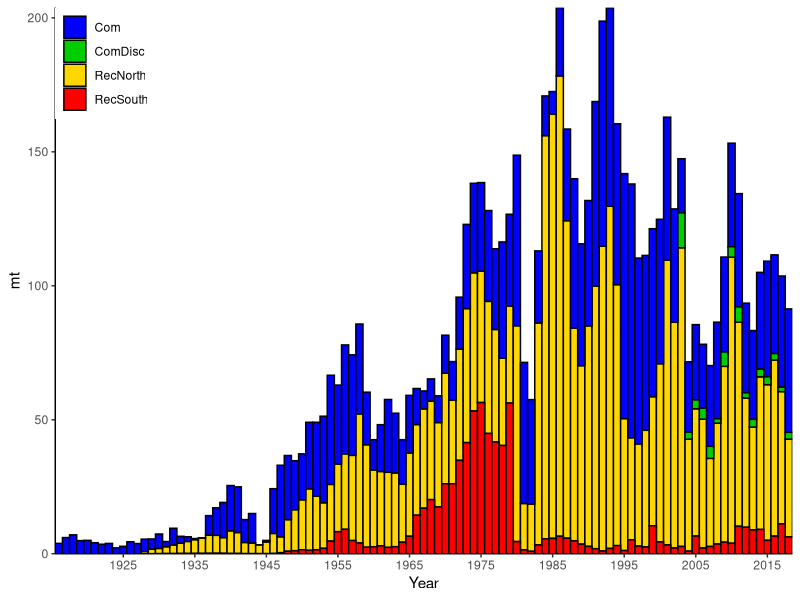
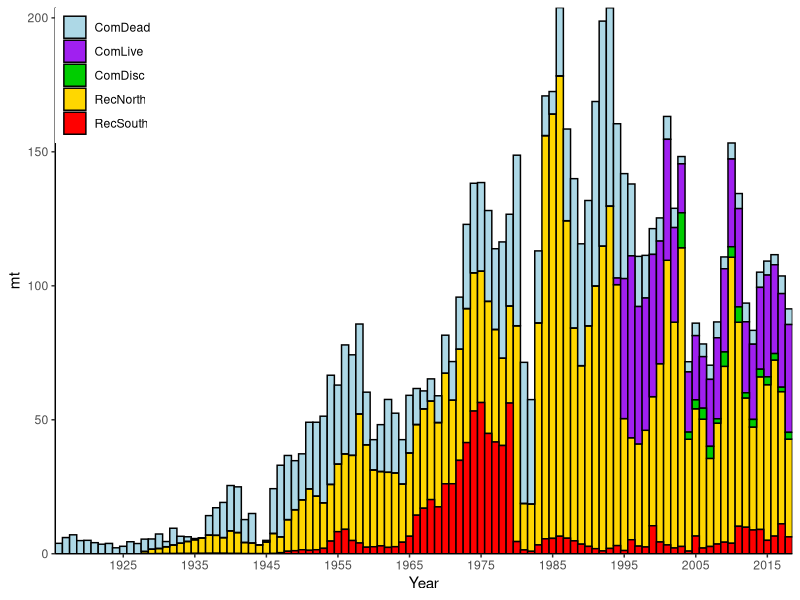
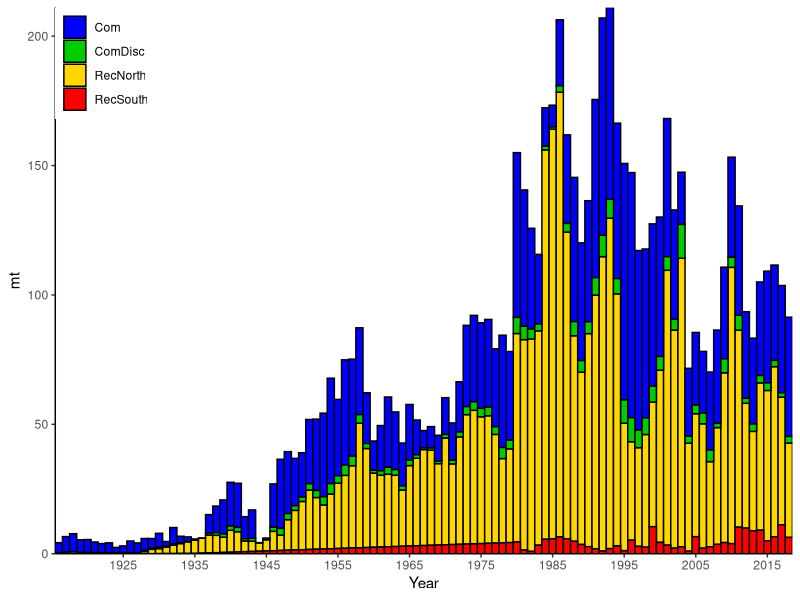
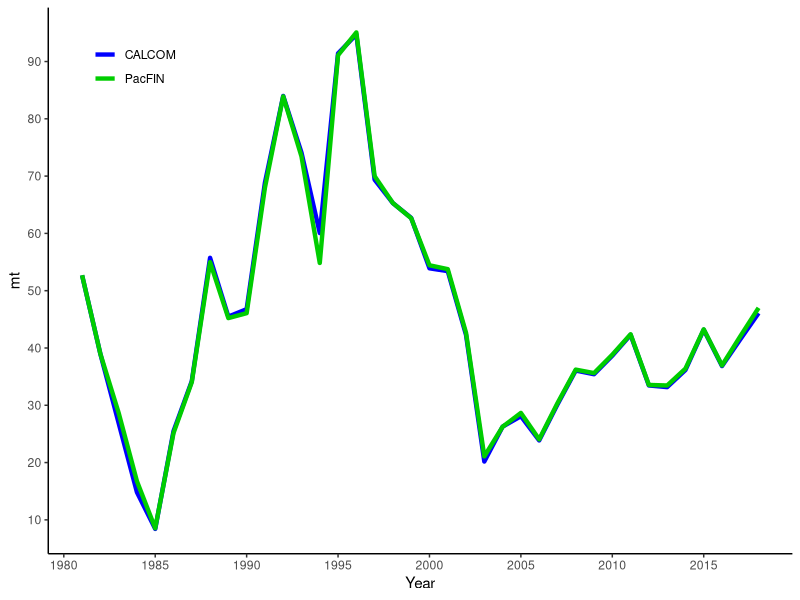
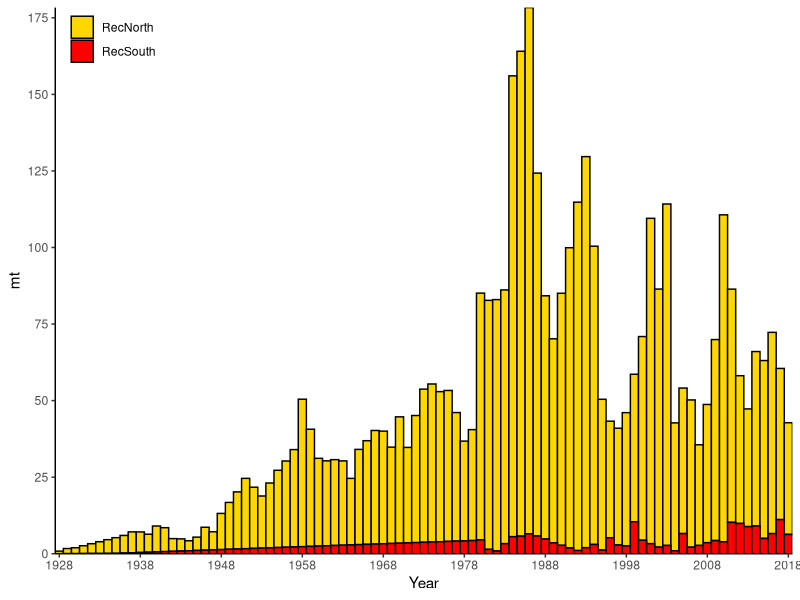
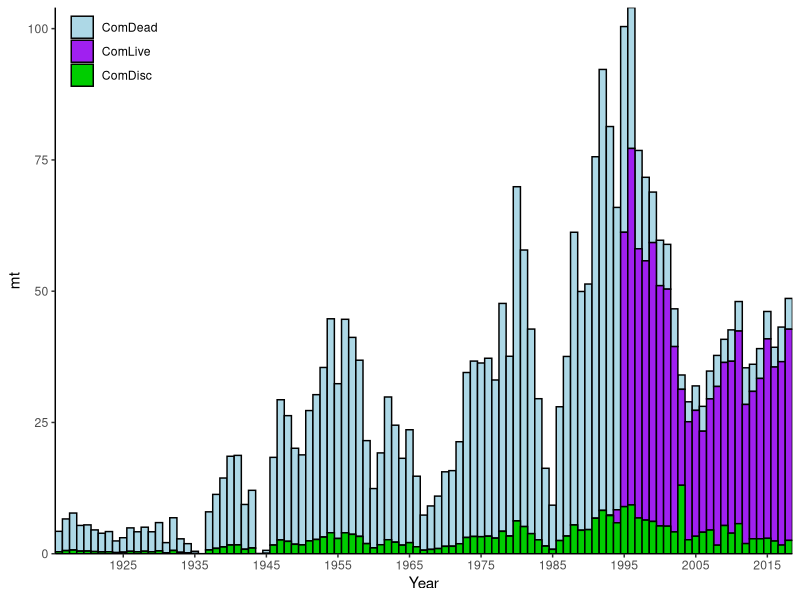

Here is the R script that generated these plots, in order:
library(ggplot2)
library(dplyr)
library(tidyr)
setwd('C:/GopherBlackYellow2019/txt_files')

catches = read.csv('Catch_stream_w_alts.csv',header=T)








#-----------------------------------------------------------------------------------
#bar plot of original catches
#-----------------------------------------------------------------------------------
catches_orig = catches %>%
               select(Year, RecNorth, RecSouthorig, Calcom, WCGOPdiscard) %>%
               rename(RecSouth = RecSouthorig, Com = Calcom, ComDisc = WCGOPdiscard) %>%
               gather(Source,mt,RecNorth:ComDisc) 
               


catches_orig$Source <- factor(catches_orig$Source, 
                              levels=c('Com','ComDisc',
                                       'RecNorth', 'RecSouth'))

out.dir = "C:/GopherBlackYellow2019/Figures/"
png(filename = paste0(out.dir,"Catches_original.png"),
    width = 6, height = 4, units = "in", pointsize = 12, res=300)
#x11()
ggplot(catches_orig, aes(x=Year, y=mt, fill=Source)) +
  geom_bar(stat="identity", width=1,colour="black") +
  theme(panel.grid.major = element_blank(), 
        panel.grid.minor = element_blank(),
        panel.background = element_blank(),
        panel.border = element_blank(),
        axis.line = element_line(colour = "black"),
      legend.justification = c(0, 1), 
      legend.position = c(0, 1)) +
  theme(legend.title=element_blank()) +
   scale_x_continuous(breaks = seq(1915,2020, by = 10),
                      , expand = c(0, 0)) +
   scale_y_continuous(expand = c(0, 0)) +
  scale_fill_manual("legend", 
                    values = c("Com" = "blue", 
                               "ComDisc" = "green3",
                               "RecNorth" = "gold", 
                               "RecSouth" = "red"))
dev.off()
   

#-----------------------------------------------------------------------------------
#plot with commercial including live vs. dead
#-----------------------------------------------------------------------------------
catches_orig2 = catches %>%
  select(Year, RecNorth, RecSouthorig, Calcomdead, Calcomlive, WCGOPdiscard) %>%
  rename(RecSouth = RecSouthorig, ComDead = Calcomdead,
         ComLive = Calcomlive, ComDisc = WCGOPdiscard) %>%
  gather(Source,mt,RecNorth:ComDisc) 



catches_orig2$Source <- factor(catches_orig2$Source, 
                              levels=c('ComDead','ComLive','ComDisc',
                                       'RecNorth', 'RecSouth'))

out.dir = "C:/GopherBlackYellow2019/Figures/"
png(filename = paste0(out.dir,"Catches_original2.png"),
    width = 6, height = 4, units = "in", pointsize = 12, res=300)
#x11()
ggplot(catches_orig2, aes(x=Year, y=mt, fill=Source)) +
  geom_bar(stat="identity", width=1,colour="black") +
  theme(panel.grid.major = element_blank(), 
        panel.grid.minor = element_blank(),
        panel.background = element_blank(),
        panel.border = element_blank(),
        axis.line = element_line(colour = "black"),
        #  legend.position='top', 
        #  legend.justification='left'
        legend.justification = c(0, 1), 
        legend.position = c(0, 1)) +
  theme(legend.title=element_blank()) +
  scale_x_continuous(breaks = seq(1915,2020, by = 10),
                     expand = c(0, 0)) +
  scale_y_continuous(expand = c(0, 0)) +
  scale_fill_manual("legend", 
                    values = c("ComDead" = "lightblue",
                               "ComLive" = "purple",
                               "ComDisc" = "green3",
                               "RecNorth" = "gold", 
                               "RecSouth" = "red"))
dev.off()



#-----------------------------------------------------------------------------------
#plot with alternative catch stream for rec and WCGOP
#-----------------------------------------------------------------------------------
catches_orig3 = catches %>%
  select(Year, RecNorthalt1, RecSouthalt1, Calcom, WCGOPalt1) %>%
  rename(RecNorth = RecNorthalt1, RecSouth = RecSouthalt1, 
         Com = Calcom, ComDisc = WCGOPalt1) %>%
  gather(Source,mt,RecNorth:ComDisc) 



catches_orig$Source <- factor(catches_orig3$Source, 
                              levels=c('Com','ComDisc',
                                       'RecNorth', 'RecSouth'))

out.dir = "C:/GopherBlackYellow2019/Figures/"
png(filename = paste0(out.dir,"Catches_alternate.png"),
    width = 6, height = 4, units = "in", pointsize = 12, res=300)
#x11()
ggplot(catches_orig3, aes(x=Year, y=mt, fill=Source)) +
  geom_bar(stat="identity", width=1,colour="black") +
  theme(panel.grid.major = element_blank(), 
        panel.grid.minor = element_blank(),
        panel.background = element_blank(),
        panel.border = element_blank(),
        axis.line = element_line(colour = "black"),
        legend.justification = c(0, 1), 
        legend.position = c(0, 1)) +
  theme(legend.title=element_blank()) +
  scale_x_continuous(breaks = seq(1915,2020, by = 10),
                     expand = c(0, 0)) +
  scale_y_continuous(expand = c(0, 0)) +
  scale_fill_manual("legend", 
                    values = c("Com" = "blue", 
                               "ComDisc" = "green3",
                               "RecNorth" = "gold", 
                               "RecSouth" = "red"))
dev.off()



#-----------------------------------------------------------------------------------
#Calcom vs pacfin
#-----------------------------------------------------------------------------------

com_compare = catches %>%
  select(Year, Calcom, Pacfin) %>%
  rename(CALCOM = Calcom, PacFIN = Pacfin) %>%
  filter(Year>1980) %>%
  gather(Source,mt, CALCOM:PacFIN) 


out.dir = "C:/GopherBlackYellow2019/Figures/"
png(filename = paste0(out.dir,"Calcom_vs_Pacfin.png"),
    width = 6, height = 4, units = "in", pointsize = 12, res=300)
#x11()
ggplot(com_compare, aes(x=Year, y = mt, colour=Source)) +
  geom_line(lwd = 1.5) +
  scale_color_manual(values=c("blue", "green3")) +
  theme(panel.grid.major = element_blank(), 
        panel.grid.minor = element_blank(),
        panel.background = element_blank(),
        panel.border = element_blank(),
        axis.line = element_line(colour = "black"),
        legend.justification = c(0, 1), 
        legend.position = c(0.05, .95)) +
  theme(legend.title=element_blank()) +
  scale_x_continuous(breaks = seq(1980,2020, by = 5)) +
  scale_y_continuous(breaks = seq(0,100, by = 10))#,expand = c(0, 0)) 
 
dev.off()


#-----------------------------------------------------------------------------------
###Plot of recreational catches for Exec summary
#-----------------------------------------------------------------------------------

rec_exec = catches %>%
           select(Year, RecNorthalt1, RecSouthalt1) %>%
           rename(RecNorth = RecNorthalt1, RecSouth = RecSouthalt1) %>%
           filter(Year>1927) %>%
           gather(Source,mt, RecNorth:RecSouth) 
           


out.dir = "C:/GopherBlackYellow2019/Figures/"
png(filename = paste0(out.dir,"Rec_exec.png"),
    width = 6, height = 4, units = "in", pointsize = 12, res=300)

#x11()

ggplot(rec_exec, aes(x=Year, y=mt, fill=Source)) +
  geom_bar(stat="identity", width=1,colour="black") +
  theme(panel.grid.major = element_blank(), 
        panel.grid.minor = element_blank(),
        panel.background = element_blank(),
        panel.border = element_blank(),
        axis.line = element_line(colour = "black"),
        legend.justification = c(0, 1), 
        legend.position = c(.01, 1)) +
  theme(legend.title=element_blank()) +
  scale_x_continuous(breaks = seq(1928,2020, by = 10),
                     expand = c(0, 0)) +
  scale_y_continuous(breaks = seq(0,200, by = 25),
                     expand = c(0, 0)) +
  scale_fill_manual("legend", 
                    values = c("RecNorth" = "gold", 
                               "RecSouth" = "red"))
dev.off()


#-----------------------------------------------------------------------------------
###Plot of comercial catches for Exec summary
#-----------------------------------------------------------------------------------
 comm_exec = catches %>%
  select(Year, Calcomdead, Calcomlive, WCGOPalt1) %>%
  rename(ComDead = Calcomdead,
         ComLive = Calcomlive, ComDisc = WCGOPalt1) %>%
  gather(Source,mt,ComDead:ComDisc) 


comm_exec$Source <- factor(comm_exec$Source, 
                               levels=c('ComDead','ComLive','ComDisc'))

out.dir = "C:/GopherBlackYellow2019/Figures/"
png(filename = paste0(out.dir,"comm_exec.png"),
    width = 6, height = 4, units = "in", pointsize = 12, res=300)
#x11()
ggplot(comm_exec, aes(x=Year, y=mt, fill=Source)) +
  geom_bar(stat="identity", width=1,colour="black") +
  theme(panel.grid.major = element_blank(), 
        panel.grid.minor = element_blank(),
        panel.background = element_blank(),
        panel.border = element_blank(),
        axis.line = element_line(colour = "black"),
        #  legend.position='top', 
        #  legend.justification='left'
        legend.justification = c(0, 1), 
        legend.position = c(0.01, 1)) +
  theme(legend.title=element_blank()) +
  scale_x_continuous(breaks = seq(1915,2020, by = 10),
                     expand = c(0, 0)) +
  scale_y_continuous(expand = c(0, 0)) +
  scale_fill_manual("legend", 
                    values = c("ComDead" = "lightblue",
                               "ComLive" = "purple",
                               "ComDisc" = "green3"))
dev.off()

